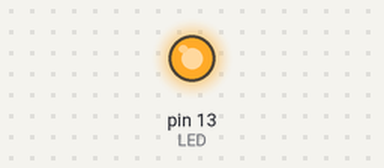
The sketch below on a simulated Arduino Uno, built with avr-gcc and run on an emulated ATmega328P. On the bench: output pins drawn as LEDs (lit = HIGH).

Above: at 2.5 s.
At 6.0 s:
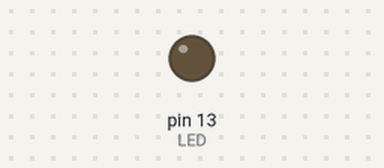
Timing chart, 0 to 9.1 s (numbered marks = the images above):
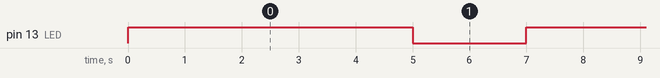

The sketch:

LED_PARPADEA.ino
```cpp
int LED = 13;

void setup(){
  pinMode(LED, OUTPUT);
  digitalWrite(LED, LOW);

}

void loop(){
  digitalWrite(LED, HIGH);
  delay (5000);
  digitalWrite(LED, LOW);
  delay (2000);
}
```

Measured:
- by itself, pin 13 (LED): alternates HIGH for 5.0 s and LOW for 2.0 s
